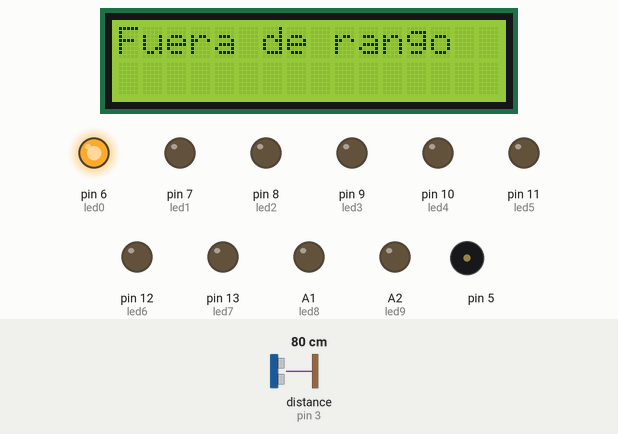
Simulated run of this sketch. Board: Arduino Uno, built with avr-gcc and run on an emulated ATmega328P. On the bench: 16×2 character LCD, output pins drawn as LEDs (lit = HIGH), buzzer (waves = sounding). Wiring (inferred from the names in the program): ultrasonic range finder: trigger pin 2; echo pin 3. Dashed ring = blinking. The inputs (shaded band) are chosen by the test bench; at power-on: distance to the obstacle (sensor on pin 3) 80 cm. The echo pulse lasts 58.3 µs per cm; pins used as bus, display or sensor lines are not drawn; what the sketch prints to the serial monitor is not drawn.

Above: at 1.2 s.
1.3 s: distance to the obstacle (sensor on pin 3) set to 18 cm
At 2.81 s:
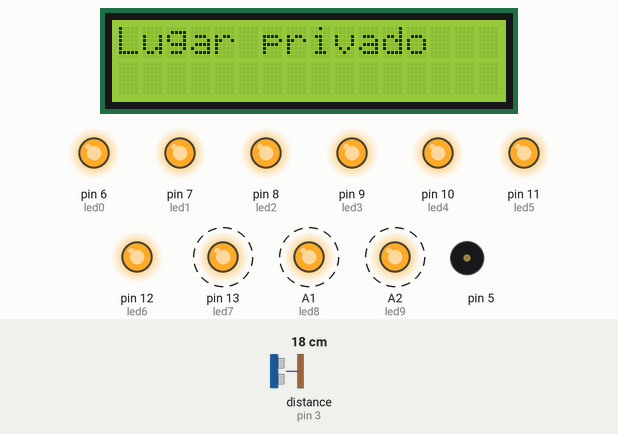
4.1 s: distance to the obstacle (sensor on pin 3) set to 2 cm
At 5.6 s:
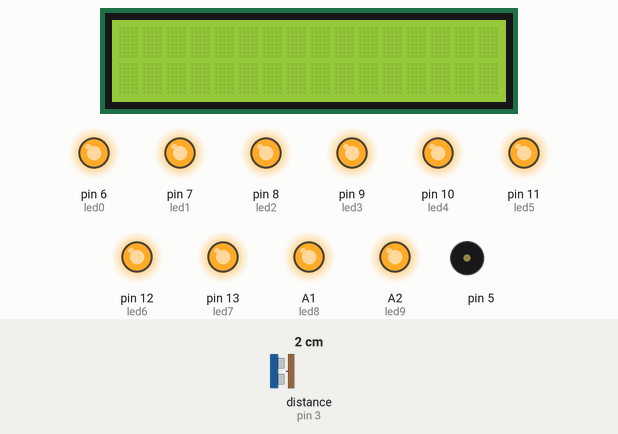
6.1 s: distance to the obstacle (sensor on pin 3) set to 35 cm
At 6.81 s:
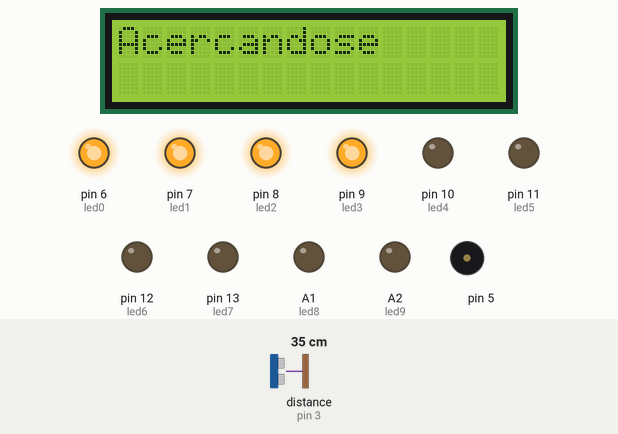
8.4 s: distance to the obstacle (sensor on pin 3) set to 4 cm
At 8.9 s:
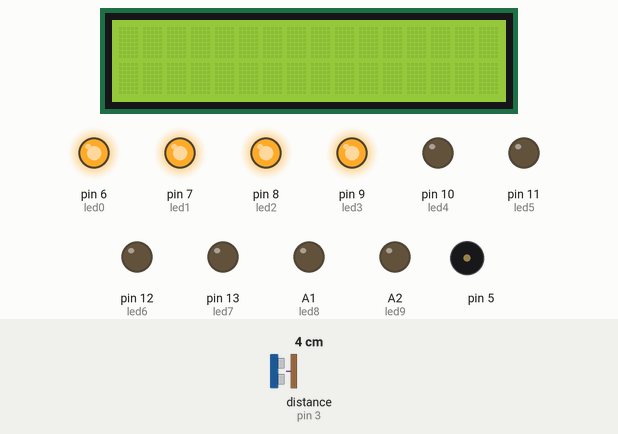
10.0 s: distance to the obstacle (sensor on pin 3) set to 32 cm
At 10.4 s:
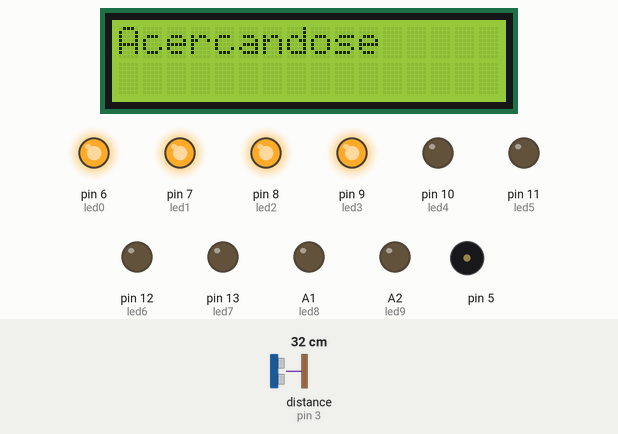
14.3 s: distance to the obstacle (sensor on pin 3) set to 9 cm
At 15.03 s:
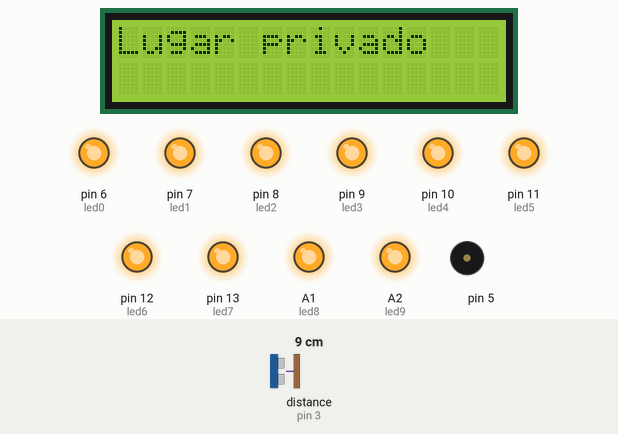
Timing chart, 0 to 17.6 s (numbered marks = the images above; inputs shaded):
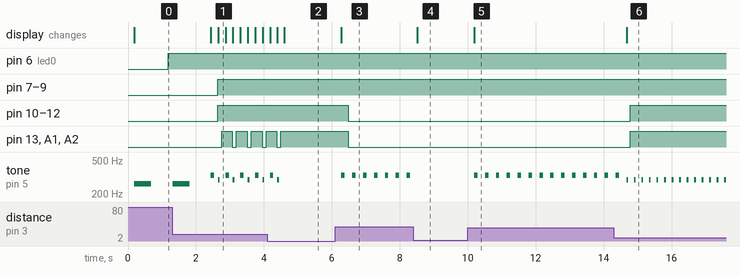

Measured:
- after the input at 1.3 s, pin 7 (led1), pin 8 (led2), pin 9 (led3), pin 10 (led4), pin 11 (led5), pin 12 (led6): LOW → HIGH after 1.3 s; pin 13 (led7), A1 (led8), A2 (led9): alternates HIGH for 0.32 s and LOW for 0.12 s, starting after 1.5 s; the display: first changes after 1.1 s (image 1 shows a later state)
- after the input at 4.1 s, pin 13 (led7), A1 (led8), A2 (led9): goes on until 4.5 s, then stays HIGH; tone on pin 5: goes on until 4.4 s, then stays silent; the display: first differs from a run without the input after 0.50 s (image 2)
- after the input at 6.1 s, pin 10 (led4), pin 11 (led5), pin 12 (led6), pin 13 (led7), A1 (led8), A2 (led9): HIGH → LOW after 0.38 s; tone on pin 5: alternates 330 Hz for 0.10 s and silent for 0.22 s, starting after 0.18 s; the display: changes after 0.18 s (image 3)
- after the input at 8.4 s, tone on pin 5: stops changing and stays silent; the display: changes after 0.11 s (image 4)
- after the input at 10.0 s, tone on pin 5: alternates 330 Hz for 0.10 s and silent for 0.22 s, starting after 0.19 s; the display: changes after 0.19 s (image 5)
- after the input at 14.3 s, pin 10 (led4), pin 11 (led5), pin 12 (led6), pin 13 (led7), A1 (led8), A2 (led9): LOW → HIGH after 0.48 s; the display: changes after 0.38 s (image 6)
- by itself, tone on pin 5: plays 262 Hz for 0.50 s, 330 Hz for 0.10 s, 294 Hz for 0.05 s, 330 Hz for 0.10 s, 294 Hz for 0.05 s, 330 Hz for 0.10 s … (9 notes in this stretch)

The sketch:

lcd_i2c_P6_p3.ino
```cpp
#include <LiquidCrystal_I2C.h>
LiquidCrystal_I2C lcd(0x27, 16, 2);
int Trigger = 2;
int Echo = 3;
int pin;
long Sensorin;
long Distancia;
const int Buzzer = 5;
#define Note_C4 262
#define Note_D4 294
#define Note_E4 330
#define led0 6
#define led1 7
#define led2 8
#define led3 9
#define led4 10
#define led5 11
#define led6 12
#define led7 13
#define led8 A1
#define led9 A2


void setup() {
  lcd.init();
  lcd.backlight();
  pinMode(Trigger, OUTPUT);
  pinMode(Echo, INPUT);
  digitalWrite(Trigger, LOW);
  pinMode(led0, OUTPUT);
  pinMode(led1, OUTPUT);
  pinMode(led2, OUTPUT);
  pinMode(led3, OUTPUT);
  pinMode(led4, OUTPUT);
  pinMode(led5, OUTPUT);
  pinMode(led6, OUTPUT);
  pinMode(led7, OUTPUT);
  pinMode(led8, OUTPUT);
  pinMode(led9, OUTPUT);
}

void loop() {


  digitalWrite(2, HIGH);
  delayMicroseconds(10);
  digitalWrite(2, LOW);
  Sensorin = pulseIn(3, HIGH);

  Distancia = Sensorin / 59;
  Serial.begin(9600);
  Serial.print("Distancia:  ");
  Serial.print(Distancia);
  Serial.print("cm");
  Serial.println();
  delay(100);


  lcd.clear();

  if (Distancia > 45) {
    lcd.clear();
    lcd.setCursor(0, 0);
    lcd.print("Fuera de rango");
    lcd.setCursor(0, 1);
    tone(5, Note_C4);//DO
    delay(500);
    noTone(5);
    delay(500);
    digitalWrite(led0, HIGH);
    digitalWrite(led1, LOW);
    digitalWrite(led2, LOW);
    digitalWrite(led3, LOW);
    digitalWrite(led4, LOW);
    digitalWrite(led5, LOW);
    digitalWrite(led6, LOW);
    digitalWrite(led7, LOW);
    digitalWrite(led8, LOW);
    digitalWrite(led9, LOW);
  }

  if (Distancia < 44 && Distancia >= 30) {
    lcd.clear();
    lcd.setCursor(0, 0);
    lcd.print("Acercandose");
    lcd.setCursor(0, 1);
    tone(5, Note_E4);//DO
    delay(100);
    noTone(5);
    delay(100);
    digitalWrite(led0, HIGH);
    digitalWrite(led1, HIGH);
    digitalWrite(led2, HIGH);
    digitalWrite(led3, HIGH);
    digitalWrite(led4, LOW);
    digitalWrite(led5, LOW);
    digitalWrite(led6, LOW);
    digitalWrite(led7, LOW);
    digitalWrite(led8, LOW);
    digitalWrite(led9, LOW);
  }

  if (Distancia <= 30 && Distancia >= 15) {
    lcd.clear();
    lcd.setCursor(0, 0);
    lcd.print("Acercandose");
    lcd.setCursor(0, 1);
    tone(5, Note_E4);//DO
    delay(100);
    noTone(5);
    delay(100);
    digitalWrite(led0, HIGH);
    digitalWrite(led1, HIGH);
    digitalWrite(led2, HIGH);
    digitalWrite(led3, HIGH);
    digitalWrite(led4, HIGH);
    digitalWrite(led5, HIGH);
    digitalWrite(led6, HIGH);
    digitalWrite(led7, LOW);
    digitalWrite(led8, LOW);
    digitalWrite(led9, LOW);
  }


    if (Distancia <= 29 && Distancia >= 5
       ) {
      lcd.clear();
      lcd.setCursor(0, 0);
      lcd.print("Lugar privado");
      tone(5, Note_D4);//DO
      lcd.setCursor(0, 1);
      delay(50);
      noTone(5);
      delay(50);
      digitalWrite(led0, HIGH);
      digitalWrite(led1, HIGH);
      digitalWrite(led2, HIGH);
      digitalWrite(led3, HIGH);
      digitalWrite(led4, HIGH);
      digitalWrite(led5, HIGH);
      digitalWrite(led6, HIGH);
      digitalWrite(led7, HIGH);
      digitalWrite(led8, HIGH);
      digitalWrite(led9, HIGH);
    }
  }
```
